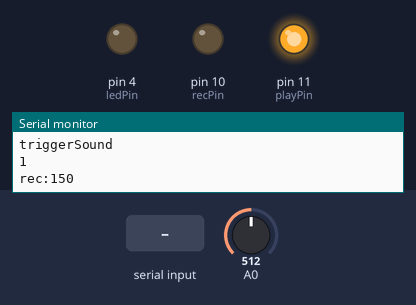
The sketch below on a simulated Arduino Uno, built with avr-gcc and run on an emulated ATmega328P. Parts: output pins drawn as LEDs (lit = HIGH), the last lines printed to the serial monitor. Inputs (shaded band) come from the test bench; at power-on: A0 = 512.

Above: at 1.2 s.
1.3 s: "1" received over Serial
At 4.6 s:
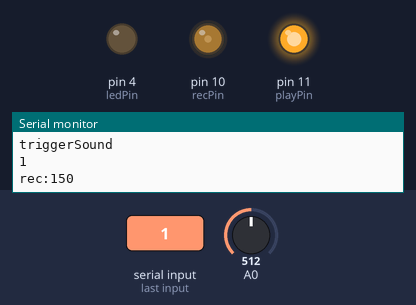
21.9 s: A0 set to 33
At 22.56 s:
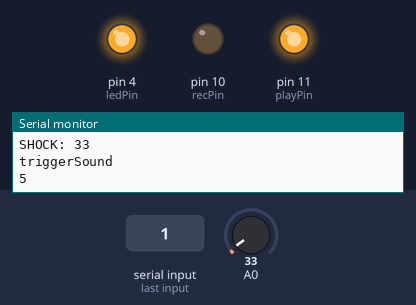
25.4 s: A0 set to 28
27.5 s: A0 set to 122
31.0 s: A0 set to 0
Timing chart, 0 to 34.1 s (numbered marks = the images above; inputs shaded):
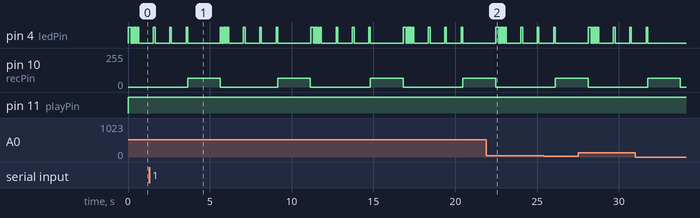

The sketch:

skProto02.ino
```cpp
const int ON = 66; //66
const int OFF = 0;

const int playPin = 11;
const int recPin = 10;
const int ledPin = 4;

//For Timer
const long duration = 2000; //playback duration
const long ignore_time = 150;
const long double_click = 400;
unsigned long st = 0;
unsigned long now = 0;
//State
byte playing = false;


//Parameters
const int shock_sense = 30;

//My Variables
int count = 0;

void setup() {

  //Setup Pins' Mode
  pinMode(playPin, OUTPUT);
  pinMode(recPin, OUTPUT);
  pinMode(ledPin, OUTPUT);

  //Start Serial Communication
  Serial.begin(9600);
  //Init Pins
  digitalWrite(playPin, LOW); //AnalogWrite → DigitalWrite
  //Rec when stary
  // rec();

  //blink();

}

void loop() {
  //Get now time
  now = millis();

//rec by Serial message
  if (Serial.read() > 0) {

    rec();

  }


//Timer Process(Normal Stop of sample)
if(playing==true){ //Check should stop or not the playbacking sound


  if( timer(duration) ){ //If played 3sec, stop
    Serial.println("timer stop");
    digitalWrite(playPin, LOW);
    digitalWrite(ledPin, LOW);
    playing = false;
  }

}


//play by
  int shock = analogRead(A0);
  if (shock > shock_sense) {

      if(playing==false){
        /*Serial.println("Shocked");*/
        Serial.print(F("SHOCK: ")); Serial.println(shock);
        triggerSound();

      }else{

          if( playing==true && timer(ignore_time) && !timer(double_click)){
            int foo = now -st;
            Serial.print(F("rec:"));  Serial.println(foo);
            rec();

          }else if( timer(ignore_time) ){
              interruppt();
          }
    }

  }


} //end of loop


boolean timer(long span){

  if( playing && ( now - st  >= span) ) return true;
  else return false;

}

void interruppt(){

      Serial.println("interruppt");
      digitalWrite(playPin, LOW);
      digitalWrite(ledPin, LOW);
      delay(100);
      triggerSound();

}


void triggerSound(){

      Serial.println(F("triggerSound"));
      playing = true;
      st = now;
      count++;
      Serial.println(count);
      //TO REMOVE BUG
      digitalWrite(playPin, HIGH);
      delay(5);
      digitalWrite(playPin, LOW);
      delay(5);
      digitalWrite(playPin, HIGH);
      digitalWrite(ledPin, HIGH);

}


void rec(){

  blink();
  playing = false;
  analogWrite(recPin, ON);
  delay(duration);
  analogWrite(recPin, OFF);
  digitalWrite(ledPin, LOW);

}


void blink(){

  digitalWrite(ledPin, HIGH);
  delay(50);
  digitalWrite(ledPin, LOW);
  delay(50);
  digitalWrite(ledPin, HIGH);
  delay(50);
  digitalWrite(ledPin, LOW);
  delay(50);
  digitalWrite(ledPin, HIGH);
  delay(50);
  digitalWrite(ledPin, LOW);
  delay(50);
  digitalWrite(ledPin, HIGH);
  delay(50);
  digitalWrite(ledPin, LOW);
  delay(50);


  digitalWrite(ledPin, HIGH);
  delay(100);
  digitalWrite(ledPin, LOW);
  delay(900);
  digitalWrite(ledPin, HIGH);
  delay(100);
  digitalWrite(ledPin, LOW);
  delay(900);
  digitalWrite(ledPin, HIGH);
  delay(100);
  digitalWrite(ledPin, LOW);
  delay(900);
  digitalWrite(ledPin, HIGH);
  delay(100);
  digitalWrite(ledPin, LOW);

  // delay(00);


}
```

Measured:
- by itself, pin 4 (ledPin): moves between LOW and HIGH, repeating every 5.7 s
- by itself, pin 10 (recPin): alternates 66/255 for 2.0 s and 0/255 for 3.7 s
